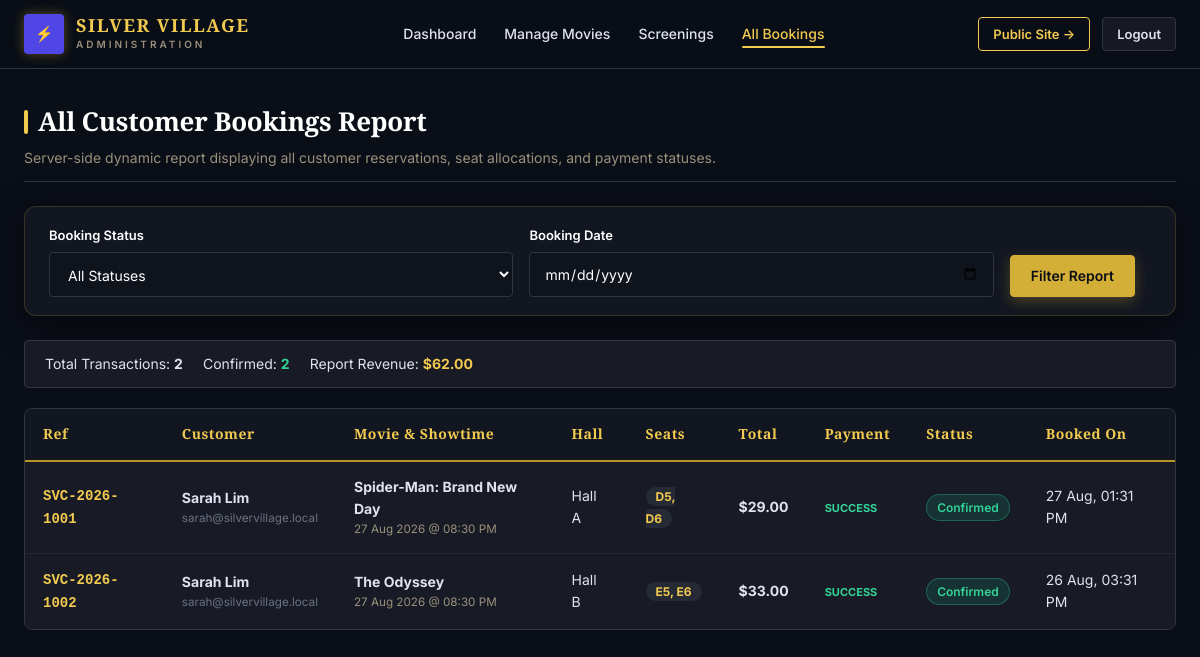
The page /admin/view_bookings.php (signed in) on the database its author committed.
### tables this page shows
CREATE TABLE `bookings` (
  `booking_id` INT AUTO_INCREMENT PRIMARY KEY,
  `booking_reference` VARCHAR(30) NOT NULL UNIQUE,
  `user_id` INT NOT NULL,
  `screening_id` INT NOT NULL,
  `total_price` DECIMAL(8,2) NOT NULL,
  `status` ENUM('confirmed', 'cancelled') DEFAULT 'confirmed',
  `payment_status` ENUM('pending', 'success', 'failed') DEFAULT 'success',
  `booking_date` DATETIME DEFAULT CURRENT_TIMESTAMP,
  CONSTRAINT `fk_bookings_user` FOREIGN KEY (`user_id`) REFERENCES `users` (`user_id`) ON DELETE CASCADE,
  CONSTRAINT `fk_bookings_screening` FOREIGN KEY (`screening_id`) REFERENCES `screenings` (`screening_id`) ON DELETE CASCADE
);

CREATE TABLE `users` (
  `user_id` INT AUTO_INCREMENT PRIMARY KEY,
  `full_name` VARCHAR(100) NOT NULL,
  `email` VARCHAR(120) NOT NULL UNIQUE,
  `phone` VARCHAR(20) NOT NULL,
  `date_of_birth` DATE NOT NULL,
  `password_hash` VARCHAR(255) NOT NULL,
  `role` ENUM('customer', 'admin') DEFAULT 'customer',
  `created_at` DATETIME DEFAULT CURRENT_TIMESTAMP
);

CREATE TABLE `movies` (
  `movie_id` INT AUTO_INCREMENT PRIMARY KEY,
  `title` VARCHAR(150) NOT NULL,
  `synopsis` TEXT NOT NULL,
  `genre` VARCHAR(100) NOT NULL,
  `duration_minutes` INT NOT NULL,
  `rating` VARCHAR(10) NOT NULL,  
  `director` VARCHAR(100) NOT NULL,
  `cast` VARCHAR(255) NOT NULL,
  `poster_image` VARCHAR(255) NOT NULL,
  `backdrop_image` VARCHAR(255) DEFAULT '',
  `trailer_url` VARCHAR(255) DEFAULT '',
  `status` ENUM('now_showing', 'coming_soon') DEFAULT 'now_showing',
  `release_date` DATE NOT NULL,
  `created_at` DATETIME DEFAULT CURRENT_TIMESTAMP
);

CREATE TABLE `screenings` (
  `screening_id` INT AUTO_INCREMENT PRIMARY KEY,
  `movie_id` INT NOT NULL,
  `hall_id` INT NOT NULL,
  `screening_date` DATE NOT NULL,
  `screening_time` TIME NOT NULL,
  CONSTRAINT `fk_screenings_movie` FOREIGN KEY (`movie_id`) REFERENCES `movies` (`movie_id`) ON DELETE CASCADE,
  CONSTRAINT `fk_screenings_hall` FOREIGN KEY (`hall_id`) REFERENCES `halls` (`hall_id`) ON DELETE CASCADE
);

CREATE TABLE `halls` (
  `hall_id` INT AUTO_INCREMENT PRIMARY KEY,
  `hall_name` VARCHAR(50) NOT NULL,
  `experience_type` VARCHAR(50) NOT NULL DEFAULT 'Dolby Atmos',
  `total_rows` INT NOT NULL,
  `seats_per_row` INT NOT NULL,
  `premium_row_start` INT NOT NULL,  
  `standard_price` DECIMAL(6,2) NOT NULL DEFAULT 10.50,
  `premium_price` DECIMAL(6,2) NOT NULL DEFAULT 14.50
);

### admin/view_bookings.php (the view, shortened to what this page needs)
<?php
require_once __DIR__ . '/../includes/db_connect.php';
$dateFilter = $_GET['date'] ?? '';
$sql = "
    SELECT b.booking_id, b.booking_reference, b.total_price, b.status, b.payment_status, b.booking_date,
           u.full_name, u.email, u.phone,
           m.title AS movie_title, s.screening_date, s.screening_time, h.hall_name,
           GROUP_CONCAT(bs.seat_label ORDER BY bs.seat_label SEPARATOR ', ') AS seats_list
    FROM bookings b
    JOIN users u ON b.user_id = u.user_id
    JOIN screenings s ON b.screening_id = s.screening_id
    JOIN movies m ON s.movie_id = m.movie_id
    JOIN halls h ON s.hall_id = h.hall_id
    LEFT JOIN booked_seats bs ON b.booking_id = bs.booking_id
    WHERE 1=1
";
$sql .= " GROUP BY b.booking_id ORDER BY b.booking_date DESC";
$stmt = $conn->prepare($sql);
$stmt->execute();
$bookingsResult = $stmt->get_result();
$totalRevenue = 0;
$confirmedCount = 0;
$rows = [];
while ($row = $bookingsResult->fetch_assoc()) {
    $rows[] = $row;
    if ($row['status'] === 'confirmed') {
        $totalRevenue += (float)$row['total_price'];
        $confirmedCount++;
    }
}
?>
<!DOCTYPE html>
<html lang="en">
<head>
    <link rel="stylesheet" href="../css/styles.css">
</head>
<body>
    <header class="site-header">
        <div class="header-container">
            <a href="index.php" class="brand-logo">
                <div class="logo-icon" style="background:#4f46e5;">⚡</div>
                <div class="logo-text">
                    <span class="logo-title">SILVER VILLAGE</span>
                    <span class="logo-sub">ADMINISTRATION</span>
                </div>
            </a>
            <nav class="main-nav">
                <ul class="nav-list">
                    <li><a href="index.php" class="nav-link">Dashboard</a></li>
                    <li><a href="manage_movies.php" class="nav-link">Manage Movies</a></li>
                    <li><a href="manage_screenings.php" class="nav-link">Screenings</a></li>
                    <li><a href="view_bookings.php" class="nav-link active">All Bookings</a></li>
                </ul>
            </nav>
            <div class="user-actions">
                <a href="../index.php" class="btn btn--outline btn--sm">Public Site &rarr;</a>
                <a href="../logout.php" class="btn btn--ghost btn--sm">Logout</a>
            </div>
        </div>
    </header>
    <main class="main-content">
        <div class="section-header" style="margin-bottom: 24px;">
            <div>
                <h1 class="section-title">All Customer Bookings Report</h1>
                <p style="color: var(--color-text-muted); font-size: 14px; margin-top: 4px;">
                    Server-side dynamic report displaying all customer reservations, seat allocations, and payment statuses.
                </p>
            </div>
        </div>
        <div class="form-card" style="max-width: 100%; padding: 18px 24px; margin-bottom: 24px; background: #121620;">
            <form method="GET" action="view_bookings.php" style="display: grid; grid-template-columns: 2fr 2fr auto auto; gap: 16px; align-items: end;">
                <div class="form-group" style="margin-bottom:0;">
                    <label class="form-label" for="b_status">Booking Status</label>
                    <select id="b_status" name="status" class="form-control">
                        <option value="">All Statuses</option>
                    </select>
                </div>
                <div class="form-group" style="margin-bottom:0;">
                    <label class="form-label" for="b_date">Booking Date</label>
                    <input type="date" id="b_date" name="date" class="form-control" value="<?php echo htmlspecialchars($dateFilter); ?>">
                </div>
                <button type="submit" class="btn btn--primary" style="height: 42px;">Filter Report</button>
            </form>
        </div>
        <div style="display: flex; gap: 20px; margin-bottom: 20px; font-size: 14px; background: #181b25; border: 1px solid var(--color-border); border-radius: var(--radius-sm); padding: 12px 20px;">
            <div>Total Transactions: <strong><?php echo count($rows); ?></strong></div>
            <div>Confirmed: <strong style="color:#34d399;"><?php echo $confirmedCount; ?></strong></div>
            <div>Report Revenue: <strong style="color:var(--color-primary-light);">$<?php echo number_format($totalRevenue, 2); ?></strong></div>
        </div>
        <div class="table-responsive">
            <table class="custom-table">
                <thead>
                    <tr>
                        <th>Ref</th>
                        <th>Customer</th>
                        <th>Movie & Showtime</th>
                        <th>Hall</th>
                        <th>Seats</th>
                        <th>Total</th>
                        <th>Payment</th>
                        <th>Status</th>
                        <th>Booked On</th>
                    </tr>
                </thead>
                <tbody>
                    <?php if (count($rows) > 0): ?>
                        <?php foreach ($rows as $b): ?>
                            <tr>
                                <td>
                                    <strong style="font-family:monospace; color:var(--color-primary-light);">
                                        <?php echo htmlspecialchars($b['booking_reference']); ?>
                                    </strong>
                                </td>
                                <td>
                                    <strong><?php echo htmlspecialchars($b['full_name']); ?></strong>
                                    <small style="display:block; color:var(--color-text-dim);"><?php echo htmlspecialchars($b['email']); ?></small>
                                </td>
                                <td>
                                    <strong><?php echo htmlspecialchars($b['movie_title']); ?></strong>
                                    <small style="display:block; color:var(--color-text-muted);">
                                        <?php echo date('d M Y', strtotime($b['screening_date'])); ?> @ <?php echo date('h:i A', strtotime($b['screening_time'])); ?>
                                    </small>
                                </td>
                                <td><?php echo htmlspecialchars($b['hall_name']); ?></td>
                                <td>
                                    <span class="pill-tag" style="background:#262a34; color:var(--color-primary-light); font-weight:bold;">
                                        <?php echo htmlspecialchars($b['seats_list'] ?? 'N/A'); ?>
                                    </span>
                                </td>
                                <td><strong>$<?php echo number_format($b['total_price'], 2); ?></strong></td>
                                <td>
                                    <span style="font-size: 11px; text-transform: uppercase; font-weight: bold; color: <?php echo ($b['payment_status'] === 'success') ? '#34d399' : '#f87171'; ?>;">
                                        <?php echo htmlspecialchars($b['payment_status']); ?>
                                    </span>
                                </td>
                                <td>
                                    <?php if ($b['status'] === 'confirmed'): ?>
                                        <span class="status-badge status-badge--success">Confirmed</span>
                                    <?php else: ?>
                                        <span class="status-badge status-badge--danger">Cancelled</span>
                                    <?php endif; ?>
                                </td>
                                <td><?php echo date('d M, h:i A', strtotime($b['booking_date'])); ?></td>
                            </tr>
                        <?php endforeach; ?>
                    <?php endif; ?>
                </tbody>
            </table>
        </div>
    </main>
</body>
</html>

### rows shown on the page
bookings: booking_reference "SVC-2026-1001", user.full_name "Sarah Lim", user.email "sarah@silvervillage.local", movies.title "Spider-Man: Brand New Day", screening.screening_date "27 Aug 2026", screening.screening_time "08:30 PM", halls.hall_name "Hall A", seats_list "D5, D6", total_price "29.00", payment_status "SUCCESS", status "Confirmed", booking_date "27 Aug, 01:31 PM"
bookings: booking_reference "SVC-2026-1002", user.full_name "Sarah Lim", user.email "sarah@silvervillage.local", movies.title "The Odyssey", screening.screening_date "27 Aug 2026", screening.screening_time "08:30 PM", halls.hall_name "Hall B", seats_list "E5, E6", total_price "33.00", payment_status "SUCCESS", status "Confirmed", booking_date "26 Aug, 03:31 PM"

### other values the page prints
count($rows) "2"
$confirmedCount "2"
$totalRevenue "62.00"
